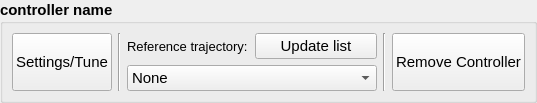
<?xml version="1.0" encoding="UTF-8"?>
<ui version="4.0">
 <class>Form</class>
 <widget class="QWidget" name="Form">
  <property name="geometry">
   <rect>
    <x>0</x>
    <y>0</y>
    <width>526</width>
    <height>94</height>
   </rect>
  </property>
  <property name="windowTitle">
   <string>Form</string>
  </property>
  <layout class="QGridLayout" name="gridLayout">
   <property name="leftMargin">
    <number>0</number>
   </property>
   <property name="topMargin">
    <number>0</number>
   </property>
   <property name="rightMargin">
    <number>0</number>
   </property>
   <property name="bottomMargin">
    <number>0</number>
   </property>
   <item row="0" column="0">
    <widget class="QGroupBox" name="controller_groupbox">
     <property name="font">
      <font>
       <pointsize>11</pointsize>
       <weight>75</weight>
       <bold>true</bold>
      </font>
     </property>
     <property name="title">
      <string>controller name</string>
     </property>
     <layout class="QGridLayout" name="gridLayout_2">
      <property name="leftMargin">
       <number>9</number>
      </property>
      <property name="topMargin">
       <number>9</number>
      </property>
      <property name="rightMargin">
       <number>9</number>
      </property>
      <property name="bottomMargin">
       <number>9</number>
      </property>
      <item row="0" column="0" rowspan="2">
       <widget class="QPushButton" name="btn_settings_sw_controller">
        <property name="sizePolicy">
         <sizepolicy hsizetype="Minimum" vsizetype="Preferred">
          <horstretch>0</horstretch>
          <verstretch>0</verstretch>
         </sizepolicy>
        </property>
        <property name="font">
         <font>
          <weight>50</weight>
          <bold>false</bold>
         </font>
        </property>
        <property name="text">
         <string>Settings/Tune</string>
        </property>
       </widget>
      </item>
      <item row="1" column="5" colspan="2">
       <widget class="QComboBox" name="cmbbox_hcr_selection">
        <property name="sizePolicy">
         <sizepolicy hsizetype="Preferred" vsizetype="Fixed">
          <horstretch>0</horstretch>
          <verstretch>0</verstretch>
         </sizepolicy>
        </property>
        <property name="minimumSize">
         <size>
          <width>250</width>
          <height>0</height>
         </size>
        </property>
        <property name="font">
         <font>
          <weight>50</weight>
          <bold>false</bold>
         </font>
        </property>
        <item>
         <property name="text">
          <string>None</string>
         </property>
        </item>
       </widget>
      </item>
      <item row="0" column="4" rowspan="2">
       <widget class="Line" name="line_2">
        <property name="orientation">
         <enum>Qt::Vertical</enum>
        </property>
       </widget>
      </item>
      <item row="0" column="5">
       <widget class="QLabel" name="lblHcrtitle">
        <property name="font">
         <font>
          <pointsize>10</pointsize>
          <weight>50</weight>
          <bold>false</bold>
         </font>
        </property>
        <property name="text">
         <string>Reference trajectory:</string>
        </property>
       </widget>
      </item>
      <item row="0" column="6">
       <widget class="QPushButton" name="btn_update_hcr_list">
        <property name="sizePolicy">
         <sizepolicy hsizetype="Preferred" vsizetype="Preferred">
          <horstretch>0</horstretch>
          <verstretch>0</verstretch>
         </sizepolicy>
        </property>
        <property name="font">
         <font>
          <weight>50</weight>
          <bold>false</bold>
         </font>
        </property>
        <property name="text">
         <string>Update list</string>
        </property>
       </widget>
      </item>
      <item row="0" column="7" rowspan="2">
       <widget class="Line" name="line">
        <property name="orientation">
         <enum>Qt::Vertical</enum>
        </property>
       </widget>
      </item>
      <item row="0" column="8" rowspan="2">
       <widget class="QPushButton" name="btn_remove_sw_controller">
        <property name="sizePolicy">
         <sizepolicy hsizetype="Minimum" vsizetype="Preferred">
          <horstretch>0</horstretch>
          <verstretch>0</verstretch>
         </sizepolicy>
        </property>
        <property name="font">
         <font>
          <weight>50</weight>
          <bold>false</bold>
         </font>
        </property>
        <property name="text">
         <string>Remove Controller</string>
        </property>
       </widget>
      </item>
     </layout>
    </widget>
   </item>
  </layout>
 </widget>
 <resources/>
 <connections/>
</ui>
